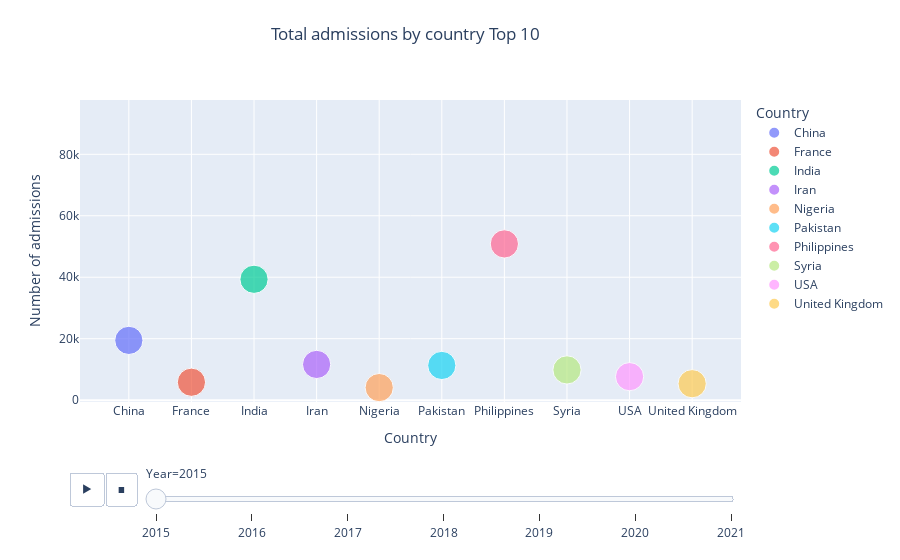

The notebook cell saved with this chart:
### Code cell
#Total Admissions by Country and year
Top_10 = df.groupby('Country').agg({'Number':'sum'}).sort_values(by = 'Number' , ascending = False)[0:10].index.values.tolist()
Total = df.groupby(['Country' ,  'Year']).agg({'Number' : 'sum'}).reset_index() 
df_filtered = Total[Total['Country'].isin(Top_10)]

#df = px.data.gapminder()
fig = px.scatter(df_filtered, x="Country", y="Number", animation_frame="Year",
           size="Year", color="Country", range_y=[df_filtered['Number'].min()-4000   , df_filtered['Number'].max()+1000]
                , title = 'Total admissions by country and year(Top 10)')
fig.update_layout( 
    title={'text': "Total admissions by country Top 10 ",
            'y':0.95, 'x':0.45,'xanchor': 'center','yanchor': 'top'} ,yaxis_title="Number of admissions"  )

fig.show()
df_filtered

### Figure 1 — Plotly figure (JSON) as saved in the notebook; plotly's stock layout.template omitted (floating-point values rounded to 4 significant figures)
{"data": [{"hovertemplate": "Country=%{x}<br>Year=%{marker.size}<br>Number=%{y}<extra></extra>", "legendgroup": "China", "marker": {"color": "#636efa", "size": [2015], "sizemode": "area", "sizeref": 5.053, "symbol": "circle"}, "mode": "markers", "name": "China", "orientation": "v", "showlegend": true, "type": "scatter", "x": ["China"], "xaxis": "x", "y": [19455], "yaxis": "y"}, {"hovertemplate": "Country=%{x}<br>Year=%{marker.size}<br>Number=%{y}<extra></extra>", "legendgroup": "France", "marker": {"color": "#EF553B", "size": [2015], "sizemode": "area", "sizeref": 5.053, "symbol": "circle"}, "mode": "markers", "name": "France", "orientation": "v", "showlegend": true, "type": "scatter", "x": ["France"], "xaxis": "x", "y": [5840], "yaxis": "y"}, {"hovertemplate": "Country=%{x}<br>Year=%{marker.size}<br>Number=%{y}<extra></extra>", "legendgroup": "India", "marker": {"color": "#00cc96", "size": [2015], "sizemode": "area", "sizeref": 5.053, "symbol": "circle"}, "mode": "markers", "name": "India", "orientation": "v", "showlegend": true, "type": "scatter", "x": ["India"], "xaxis": "x", "y": [39335], "yaxis": "y"}, {"hovertemplate": "Country=%{x}<br>Year=%{marker.size}<br>Number=%{y}<extra></extra>", "legendgroup": "Iran", "marker": {"color": "#ab63fa", "size": [2015], "sizemode": "area", "sizeref": 5.053, "symbol": "circle"}, "mode": "markers", "name": "Iran", "orientation": "v", "showlegend": true, "type": "scatter", "x": ["Iran"], "xaxis": "x", "y": [11630], "yaxis": "y"}, {"hovertemplate": "Country=%{x}<br>Year=%{marker.size}<br>Number=%{y}<extra></extra>", "legendgroup": "Nigeria", "marker": {"color": "#FFA15A", "size": [2015], "sizemode": "area", "sizeref": 5.053, "symbol": "circle"}, "mode": "markers", "name": "Nigeria", "orientation": "v", "showlegend": true, "type": "scatter", "x": ["Nigeria"], "xaxis": "x", "y": [4095], "yaxis": "y"}, {"hovertemplate": "Country=%{x}<br>Year=%{marker.size}<br>Number=%{y}<extra></extra>", "legendgroup": "Pakistan", "marker": {"color": "#19d3f3", "size": [2015], "sizemode": "area", "sizeref": 5.053, "symbol": "circle"}, "mode": "markers", "name": "Pakistan", "orientation": "v", "showlegend": true, "type": "scatter", "x": ["Pakistan"], "xaxis": "x", "y": [11300], "yaxis": "y"}, {"hovertemplate": "Country=%{x}<br>Year=%{marker.size}<br>Number=%{y}<extra></extra>", "legendgroup": "Philippines", "marker": {"color": "#FF6692", "size": [2015], "sizemode": "area", "sizeref": 5.053, "symbol": "circle"}, "mode": "markers", "name": "Philippines", "orientation": "v", "showlegend": true, "type": "scatter", "x": ["Philippines"], "xaxis": "x", "y": [50845], "yaxis": "y"}, {"hovertemplate": "Country=%{x}<br>Year=%{marker.size}<br>Number=%{y}<extra></extra>", "legendgroup": "Syria", "marker": {"color": "#B6E880", "size": [2015], "sizemode": "area", "sizeref": 5.053, "symbol": "circle"}, "mode": "markers", "name": "Syria", "orientation": "v", "showlegend": true, "type": "scatter", "x": ["Syria"], "xaxis": "x", "y": [9850], "yaxis": "y"}, {"hovertemplate": "Country=%{x}<br>Year=%{marker.size}<br>Number=%{y}<extra></extra>", "legendgroup": "USA", "marker": {"color": "#FF97FF", "size": [2015], "sizemode": "area", "sizeref": 5.053, "symbol": "circle"}, "mode": "markers", "name": "USA", "orientation": "v", "showlegend": true, "type": "scatter", "x": ["USA"], "xaxis": "x", "y": [7655], "yaxis": "y"}, {"hovertemplate": "Country=%{x}<br>Year=%{marker.size}<br>Number=%{y}<extra></extra>", "legendgroup": "United Kingdom", "marker": {"color": "#FECB52", "size": [2015], "sizemode": "area", "sizeref": 5.053, "symbol": "circle"}, "mode": "markers", "name": "United Kingdom", "orientation": "v", "showlegend": true, "type": "scatter", "x": ["United Kingdom"], "xaxis": "x", "y": [5360], "yaxis": "y"}], "layout": {"legend": {"itemsizing": "constant", "title": {"text": "Country"}, "tracegroupgap": 0}, "sliders": [{"active": 0, "currentvalue": {"prefix": "Year="}, "len": 0.9, "pad": {"b": 10, "t": 60}, "steps": [{"args": [["2015"], {"frame": {"duration": 0, "redraw": false}, "fromcurrent": true, "mode": "immediate", "transition": {"duration": 0, "easing": "linear"}}], "label": "2015", "method": "animate"}, {"args": [["2016"], {"frame": {"duration": 0, "redraw": false}, "fromcurrent": true, "mode": "immediate", "transition": {"duration": 0, "easing": "linear"}}], "label": "2016", "method": "animate"}, {"args": [["2017"], {"frame": {"duration": 0, "redraw": false}, "fromcurrent": true, "mode": "immediate", "transition": {"duration": 0, "easing": "linear"}}], "label": "2017", "method": "animate"}, {"args": [["2018"], {"frame": {"duration": 0, "redraw": false}, "fromcurrent": true, "mode": "immediate", "transition": {"duration": 0, "easing": "linear"}}], "label": "2018", "method": "animate"}, {"args": [["2019"], {"frame": {"duration": 0, "redraw": false}, "fromcurrent": true, "mode": "immediate", "transition": {"duration": 0, "easing": "linear"}}], "label": "2019", "method": "animate"}, {"args": [["2020"], {"frame": {"duration": 0, "redraw": false}, "fromcurrent": true, "mode": "immediate", "transition": {"duration": 0, "easing": "linear"}}], "label": "2020", "method": "animate"}, {"args": [["2021"], {"frame": {"duration": 0, "redraw": false}, "fromcurrent": true, "mode": "immediate", "transition": {"duration": 0, "easing": "linear"}}], "label": "2021", "method": "animate"}], "x": 0.1, "xanchor": "left", "y": 0, "yanchor": "top"}], "title": {"text": "Total admissions by country Top 10 ", "x": 0.45, "xanchor": "center", "y": 0.95, "yanchor": "top"}, "updatemenus": [{"buttons": [{"args": [null, {"frame": {"duration": 500, "redraw": false}, "fromcurrent": true, "mode": "immediate", "transition": {"duration": 500, "easing": "linear"}}], "label": "&#9654;", "method": "animate"}, {"args": [[null], {"frame": {"duration": 0, "redraw": false}, "fromcurrent": true, "mode": "immediate", "transition": {"duration": 0, "easing": "linear"}}], "label": "&#9724;", "method": "animate"}], "direction": "left", "pad": {"r": 10, "t": 70}, "showactive": false, "type": "buttons", "x": 0.1, "xanchor": "right", "y": 0, "yanchor": "top"}], "xaxis": {"anchor": "y", "categoryarray": ["China", "France", "India", "Iran", "Nigeria", "Pakistan", "Philippines", "Syria", "USA", "United Kingdom"], "categoryorder": "array", "domain": [0, 1], "title": {"text": "Country"}}, "yaxis": {"anchor": "x", "domain": [0, 1], "range": [-590, 97665], "title": {"text": "Number of admissions"}}}}
